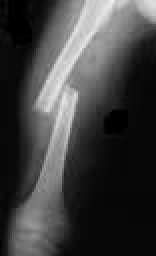
#> input picture opencvPython/pythonProject/Fractured Bone/F14.jpg, 78 x 128 px (shown 2 times larger)
$ python basics.py
#> lines starting #> are read from the running program, lines starting #| are printed output that depends on the picture; after the words box and inside, x2 and y2 are one past the last pixel; in counts of white or black regions, pixels touching at a corner belong together
import cv2 as cv
import numpy as np


def resize_frame(frame, scale=0.5):
    return cv.resize(frame, (int(frame.shape[1] * scale), int(frame.shape[0] * scale)), interpolation=cv.INTER_AREA)


img = resize_frame(cv.imread("Fractured Bone/F14.jpg"), scale=5)
cv.imshow("image", img)

# converting to grayscale
gray = cv.cvtColor(img, cv.COLOR_BGR2GRAY)
# cv.imshow("gray", gray)

# blur
blur = cv.GaussianBlur(img, (7, 7), cv.BORDER_DEFAULT)
# cv.imshow("blur", blur)

# edge cascade
canny = cv.Canny(img, 45, 170)
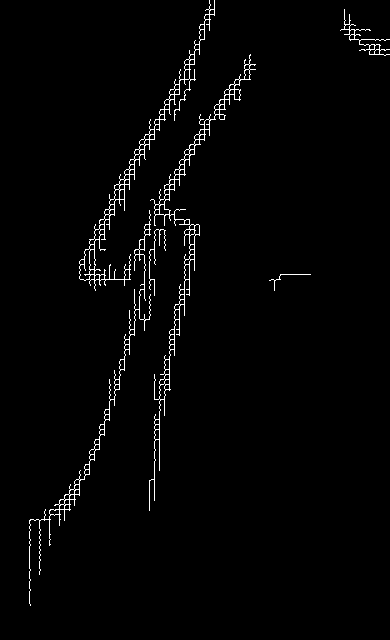
#> canny: shape (640, 390); 1.8% white in thin lines or dots, all inside (x1, y1, x2, y2) = (29, 0, 390, 606)
cv.imshow("canny", canny)

# dilating
dilate = cv.dilate(canny, (11, 11), iterations=5)
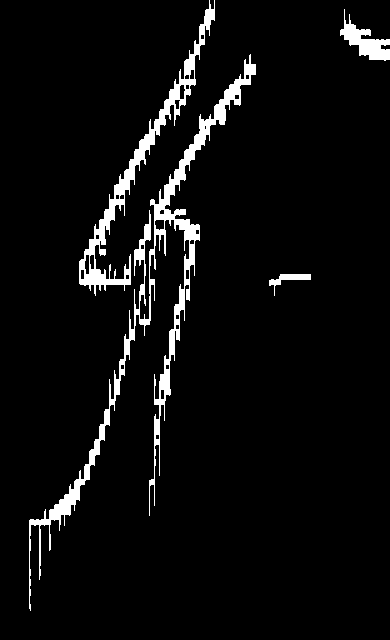
#> dilate: shape (640, 390); 4.9% white; 4 white regions, box (x1, y1, x2, y2) and area: (29, 54, 256, 611) 7238, (79, 0, 215, 296) 3702, (340, 9, 390, 61) 977, (269, 274, 311, 296) 270
cv.imshow("dilate", dilate)

# eroding (reverses dilate)
eroded = cv.erode(dilate, (5, 5), iterations=2)
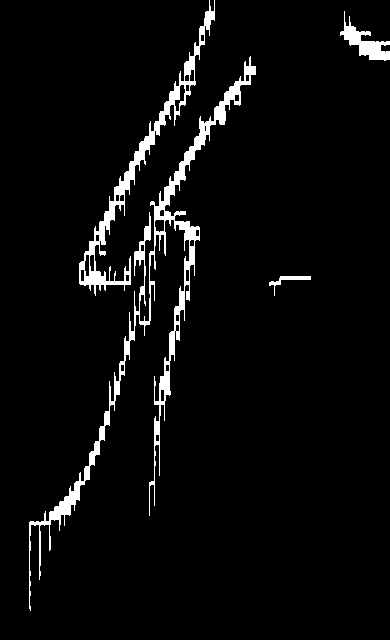
#> eroded: shape (640, 390); 4.3% white; 4 white regions, box (x1, y1, x2, y2) and area: (29, 56, 256, 611) 6388, (79, 0, 215, 296) 3238, (340, 11, 390, 61) 839, (269, 276, 311, 296) 186
cv.imshow("eroded", eroded)

# resize
resized = cv.resize(img, (500, 500), interpolation=cv.INTER_CUBIC)
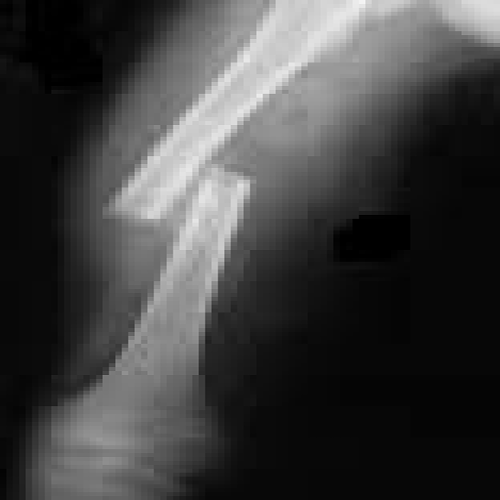
#> resized: shape (500, 500, 3); min 0, max 246, mean 63.6
cv.imshow("resized", resized)

# cropping
cropped = img[10:200, 200:500]
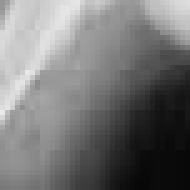
#> cropped: shape (190, 190, 3); min 6, max 234, mean 117.7
cv.imshow("cropped", cropped)

cv.waitKey(7500)

$ run again, with opencvPython/pythonProject/Fractured Bone/F10.JPG copied over opencvPython/pythonProject/Fractured Bone/F14.jpg
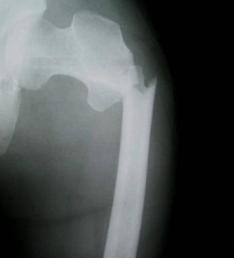
#> input picture opencvPython/pythonProject/Fractured Bone/F10.JPG, 234 x 258 px
#> `canny = cv.Canny(img, 45, 170)`:
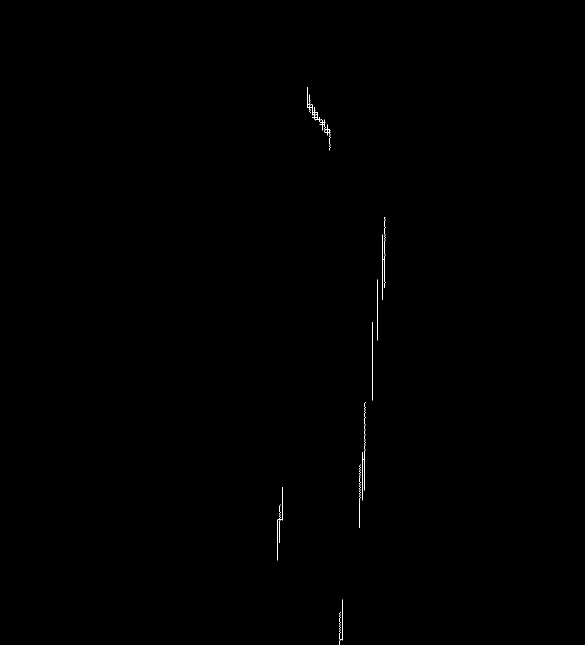
#> canny: shape (1290, 1170) (shown at 1/2 size); 0.11% white in thin lines or dots, all inside (x1, y1, x2, y2) = (554, 174, 771, 1290)
#> dilate: shape (1290, 1170); 0.19% white; 8 white regions, largest, box (x1, y1, x2, y2) and area: (614, 174, 661, 306) 885, (724, 804, 731, 1006) 403, (764, 434, 771, 605) 397
#> eroded: shape (1290, 1170); 0.18% white; 8 white regions, largest, box (x1, y1, x2, y2) and area: (614, 176, 661, 306) 785, (724, 806, 731, 1006) 373, (764, 436, 771, 605) 371
#> `cropped = img[10:200, 200:500]`:
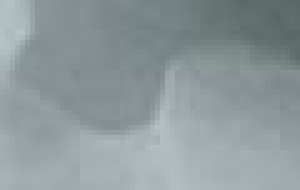
#> cropped: shape (190, 300, 3); mean B, G, R 155.1, 153.5, 141.7

$ run again, with opencvPython/pythonProject/Fractured Bone/F100.JPG copied over opencvPython/pythonProject/Fractured Bone/F14.jpg
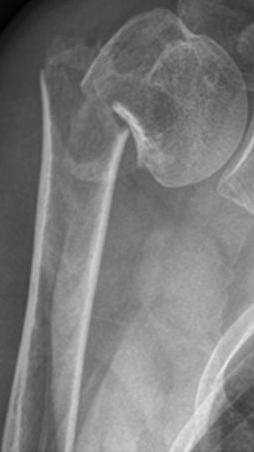
#> input picture opencvPython/pythonProject/Fractured Bone/F100.JPG, 254 x 452 px
#> `canny = cv.Canny(img, 45, 170)`:
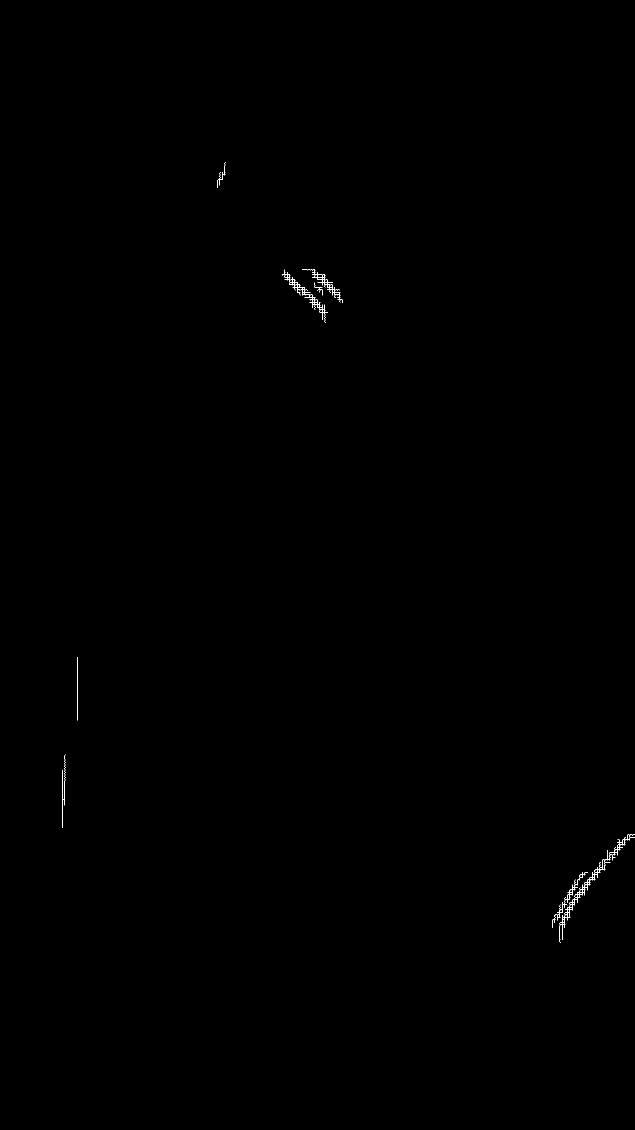
#> canny: shape (2260, 1270) (shown at 1/2 size); 0.1% white in thin lines or dots, all inside (x1, y1, x2, y2) = (124, 324, 1270, 1886)
#> dilate: shape (2260, 1270); 0.27% white; 6 white regions, box (x1, y1, x2, y2) and area: (1104, 1669, 1270, 1891) 3786, (564, 539, 656, 651) 1742, (604, 539, 686, 611) 1567, (124, 1509, 131, 1661) 347, (434, 324, 451, 381) 236, (154, 1314, 156, 1446) 174
#> eroded: shape (2260, 1270); 0.24% white; 6 white regions, box (x1, y1, x2, y2) and area: (1104, 1671, 1270, 1891) 3290, (564, 541, 656, 651) 1556, (604, 541, 686, 611) 1371, (124, 1511, 131, 1661) 327, (434, 326, 451, 381) 200, (154, 1316, 156, 1446) 166
#> `cropped = img[10:200, 200:500]`:
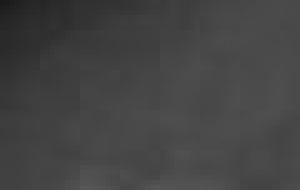
#> cropped: shape (190, 300, 3); min 27, max 86, mean 67.6
